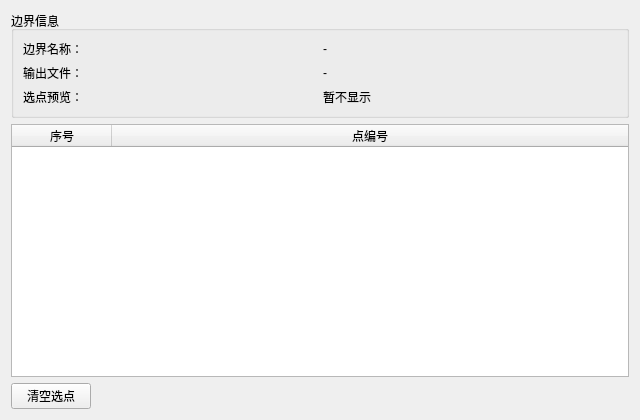
<?xml version="1.0" encoding="UTF-8"?>
<ui version="4.0">
 <class>SeepageBoundaryPage</class>
 <widget class="QWidget" name="SeepageBoundaryPage">
  <property name="geometry">
   <rect>
    <x>0</x>
    <y>0</y>
    <width>640</width>
    <height>420</height>
   </rect>
  </property>
  <property name="windowTitle">
   <string>渗流边界</string>
  </property>
  <layout class="QVBoxLayout" name="verticalLayout">
   <item>
    <widget class="QGroupBox" name="groupBoxInfo">
     <property name="title">
      <string>边界信息</string>
     </property>
     <layout class="QGridLayout" name="gridLayoutInfo">
      <item row="0" column="0">
       <widget class="QLabel" name="label1">
        <property name="text"><string>边界名称：</string></property>
       </widget>
      </item>
      <item row="0" column="1">
       <widget class="QLabel" name="labelBoundaryTitle">
        <property name="text"><string>-</string></property>
       </widget>
      </item>
      <item row="1" column="0">
       <widget class="QLabel" name="label2">
        <property name="text"><string>输出文件：</string></property>
       </widget>
      </item>
      <item row="1" column="1">
       <widget class="QLabel" name="labelFileNameValue">
        <property name="text"><string>-</string></property>
       </widget>
      </item>
      <item row="2" column="0">
       <widget class="QLabel" name="label3">
        <property name="text"><string>选点预览：</string></property>
       </widget>
      </item>
      <item row="2" column="1">
       <widget class="QLabel" name="labelCountValue">
        <property name="text"><string>暂不显示</string></property>
       </widget>
      </item>
     </layout>
    </widget>
   </item>
   <item>
    <widget class="QTableWidget" name="tableNodes">
     <property name="columnCount"><number>2</number></property>
     <attribute name="horizontalHeaderStretchLastSection"><bool>true</bool></attribute>
     <column>
      <property name="text"><string>序号</string></property>
     </column>
     <column>
      <property name="text"><string>点编号</string></property>
     </column>
    </widget>
   </item>
   <item>
    <layout class="QHBoxLayout" name="horizontalLayoutBtns">
     <item>
      <widget class="QPushButton" name="btnClear">
       <property name="text"><string>清空选点</string></property>
      </widget>
     </item>
     <item>
      <spacer name="horizontalSpacer">
       <property name="orientation"><enum>Qt::Horizontal</enum></property>
       <property name="sizeHint" stdset="0"><size><width>40</width><height>20</height></size></property>
      </spacer>
     </item>
    </layout>
   </item>
  </layout>
 </widget>
 <resources/>
 <connections/>
</ui>
